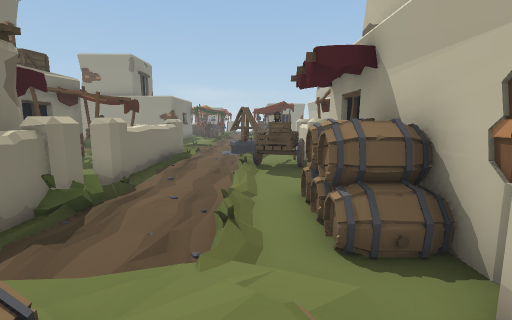
View 1 (above)

24 first-person views from a walk through a 3-D level made in the Unity game engine. The camera is 1.3 m above the floor, tilts 8° down and sees 85° across. The floor is counted in squares, 1 m on a side. Each view is taken from the middle of a square. On the plan, view 1 faces up. The plan holds only what a view shows up to about 13 squares ahead; the rest is blank. The place goes on beyond the plan.

View 2
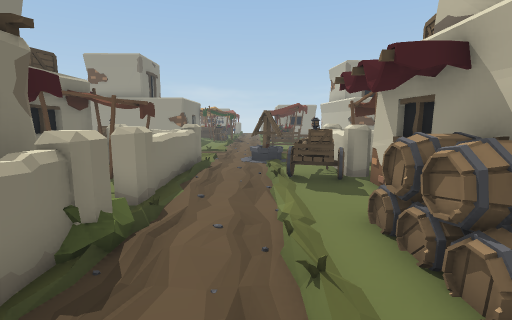

View 3
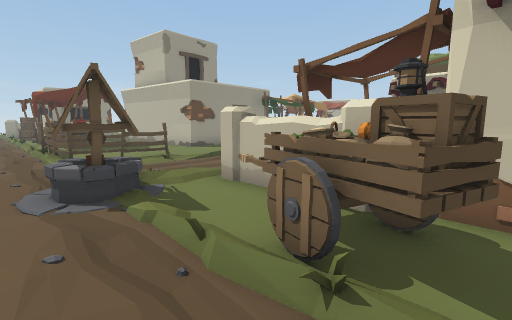

View 4
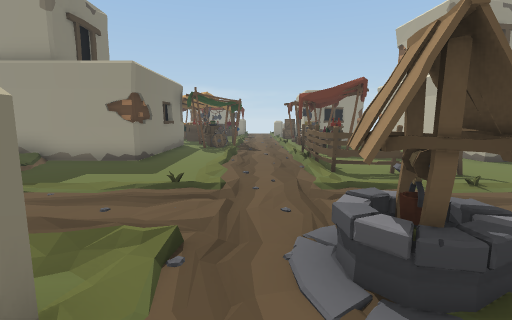

View 5
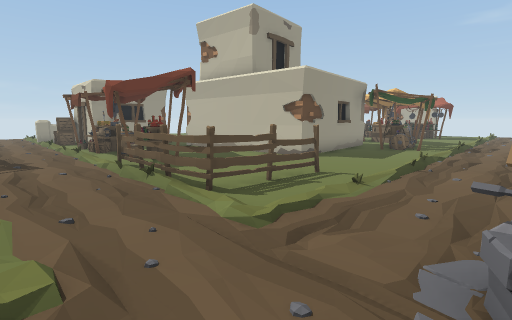

View 6
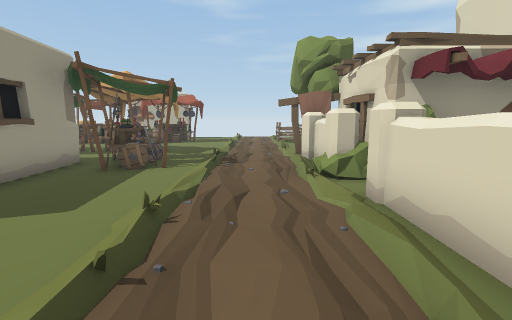

View 7
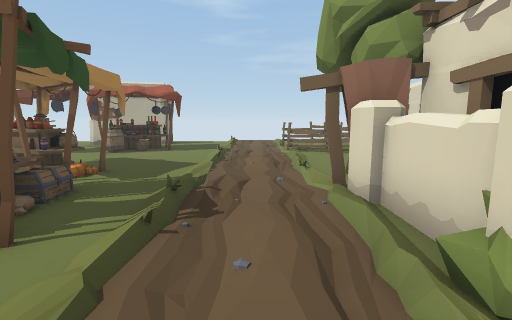

View 8
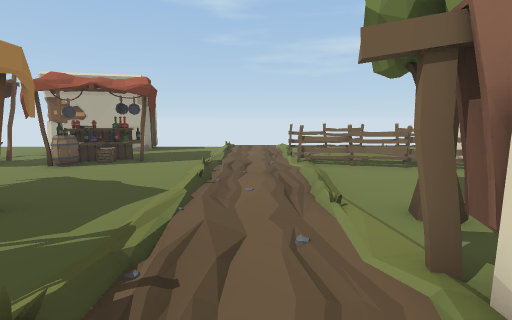

View 9
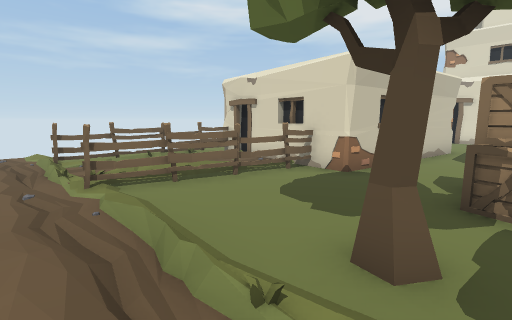

View 10
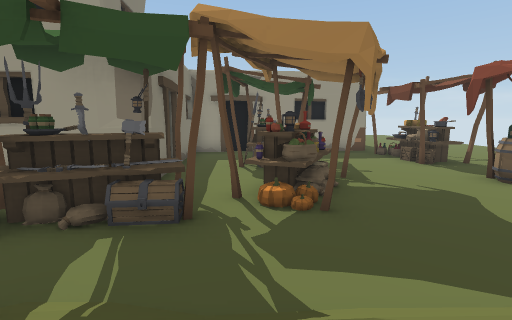

View 11
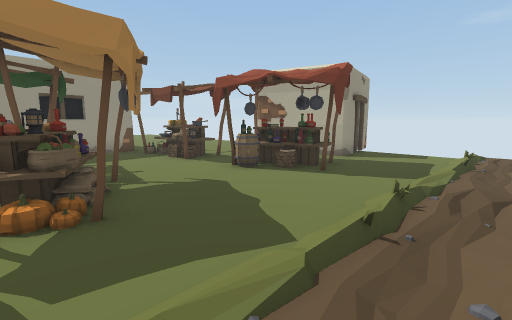

View 12
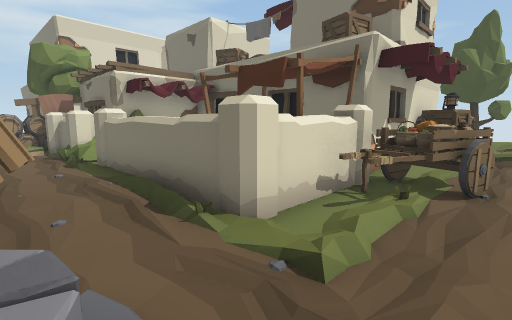

View 13
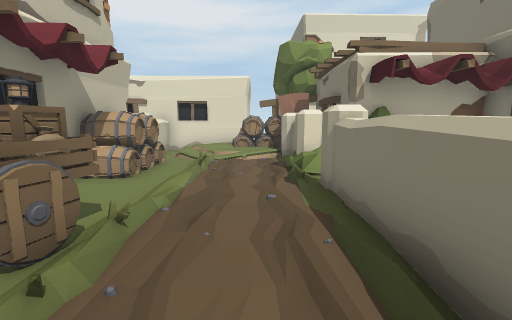

View 14
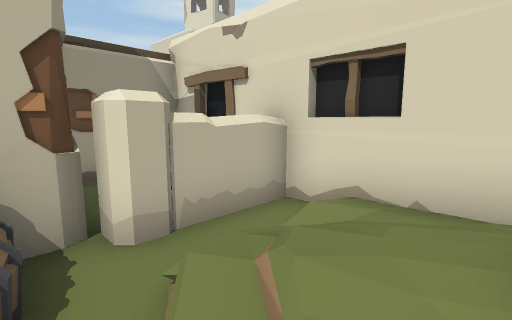

View 15
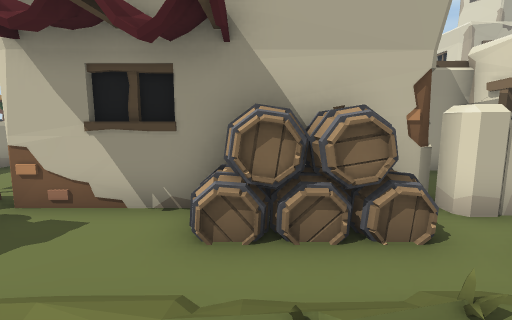

View 16
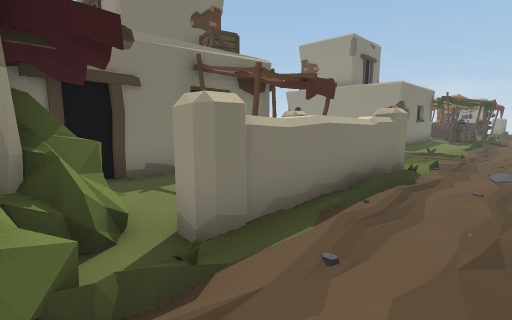

View 17
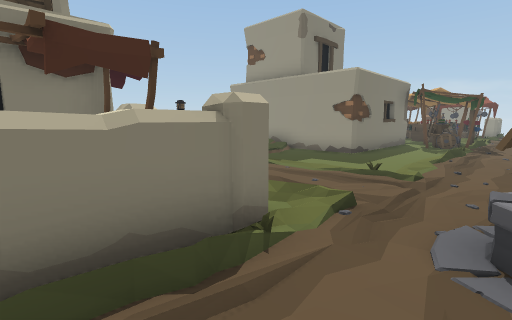

View 18
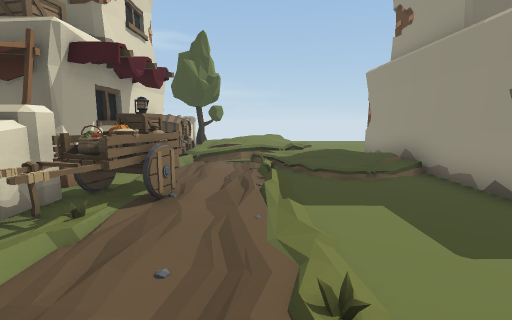

View 19
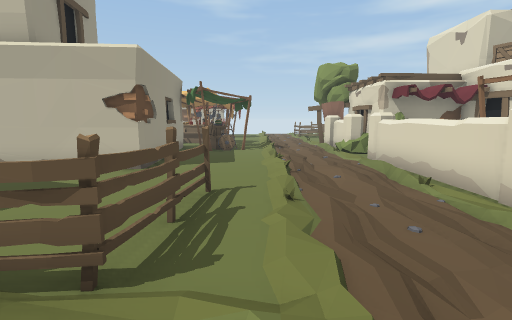

View 20
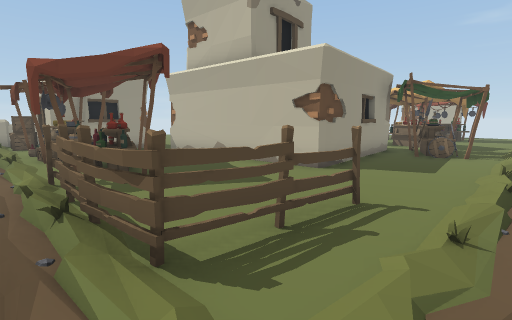

View 21
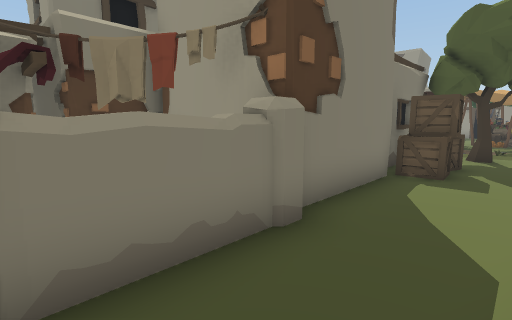

View 22
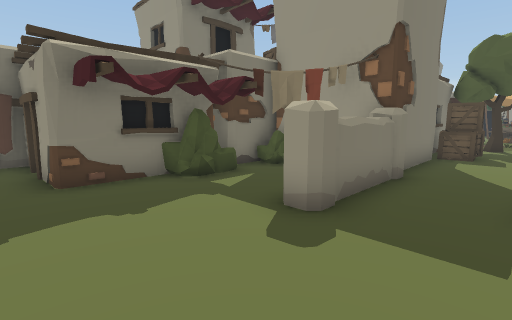

View 23
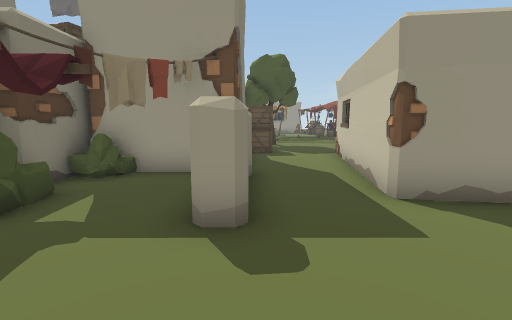

View 24
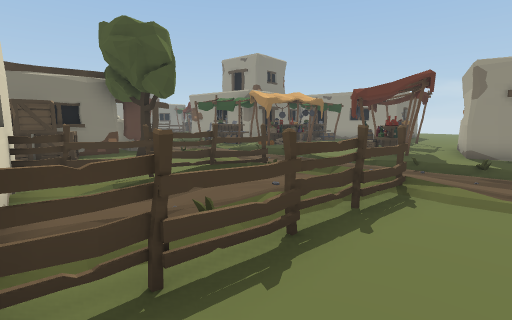

### Floor plan
Key: @ floor where view 1 was taken; # wall or solid block; . main floor; : floor 0.25 m higher than the main floor; / step, stairs or slope; ^ raised ledge; W well; C cart; B bush; A barrel; S stall; F fence; T tree; R crate; O other object.
Columns run from 10 left of view 1 to 27 right of it. Each row starts with its distance up from view 1.
 24     O.....SSS. ##     #.SS...SS..O
 23     #../..FSS...#     #SSS...SSS.#
 22     #../..F.....#     #..S.....S.#
 21 O####../..F.....#  ####.SSS..SSS.#  OO
 20  O...../..F.....######SSSS....SS.##OO
 19   ........F.........SSSS.SS...SSS...
 18  /........FFFF.......S.S......S.....
 17 //.....:.............S..............
 16 ////................................
 15 ....................................
 14 ..CCC....WW////////////O......F.....
 13 ..CCCC...WW.#^^^^^#####O.T....F..F..
 12 #O##^O^.....^  ..#OOB###.T...F:..F..
 11   #O  ^:...CCO.O   O   #.....F::.F..
 10   #O. ^:..CC#..    O   #RR...F...F..
  9   #O.O^:..CC##   #O#   #RR...F ..F.
  8   #O..^...CC##          R..#######..
  7   #O..^#....O#          ...#
  6   #O##B#....O#          ...#
  5   ###BB#...AA          #O..#
  4       ##...AA      #B####..#
  3       O#../A#      #OOO^^..#
  2       O^// /##  ######.^^..##
  1       OAA/ :^  .#  #B#.^^...#
  0       TAA @:^  .#  #O.......
 -1         OO#######  #O......
 -2          O      ####O.....
 -3                 #........ .

Positions as (right, up) in squares from view 1, and headings:
1: (0, 0), facing up
2: (-1, 1), facing up
3: (-2, 8), facing up-right
4: (-2, 11), facing up
5: (-3, 14), facing up-right
6: (3, 15), facing right
7: (8, 15), facing right
8: (11, 15), facing right
9: (14, 15), facing down-right
10: (14, 15), facing up
11: (14, 15), facing up-right
12: (-1, 15), facing down-left
13: (-2, 12), facing down
14: (-1, 3), facing down-right
15: (-2, 5), facing right
16: (-1, 5), facing up-left
17: (-1, 10), facing up-left
18: (-2, 16), facing left
19: (-2, 17), facing right
20: (-1, 16), facing up-right
21: (16, 1), facing up-left
22: (16, -3), facing up-left
23: (14, -3), facing up
24: (25, 8), facing up-left
